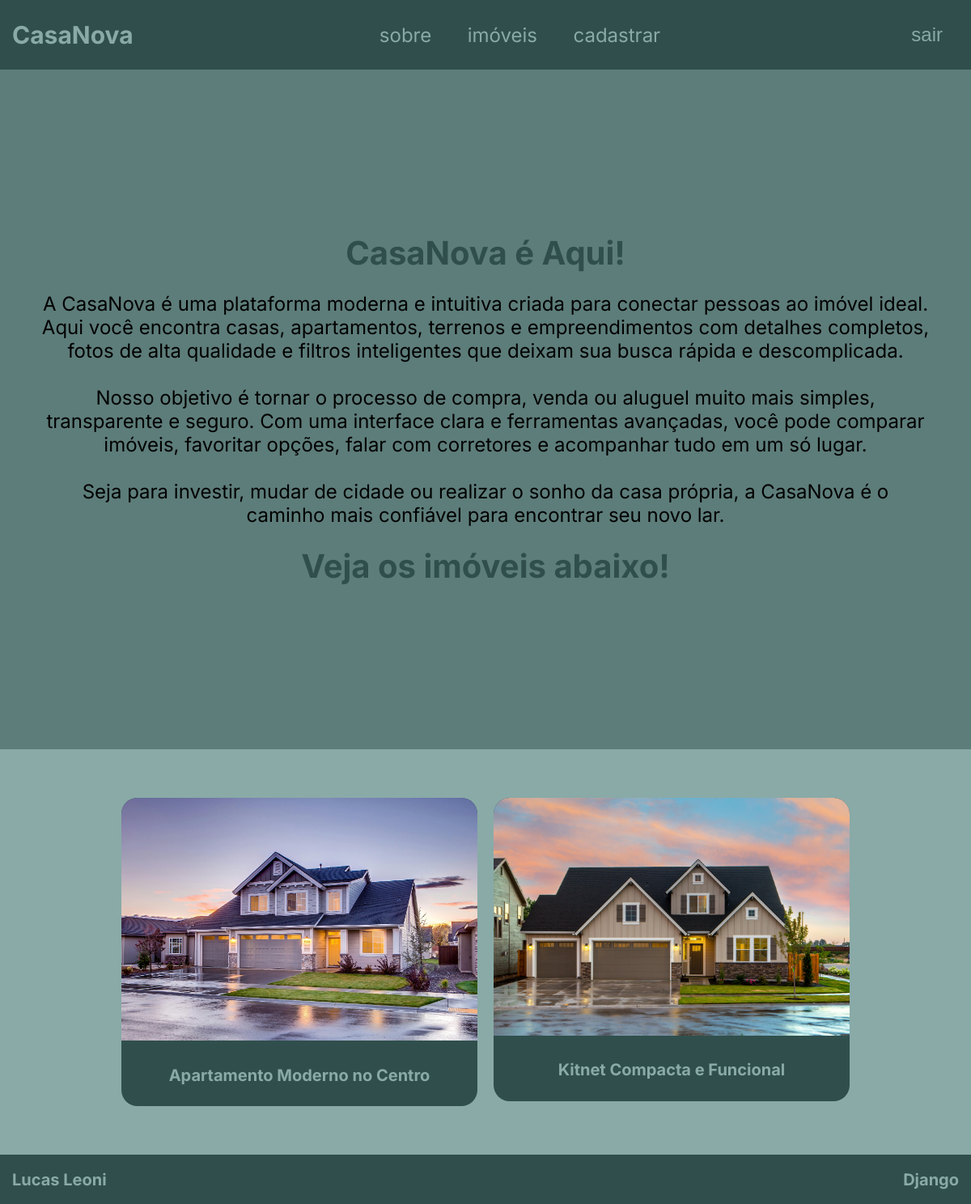
Page / (signed in) on the earlier database version.
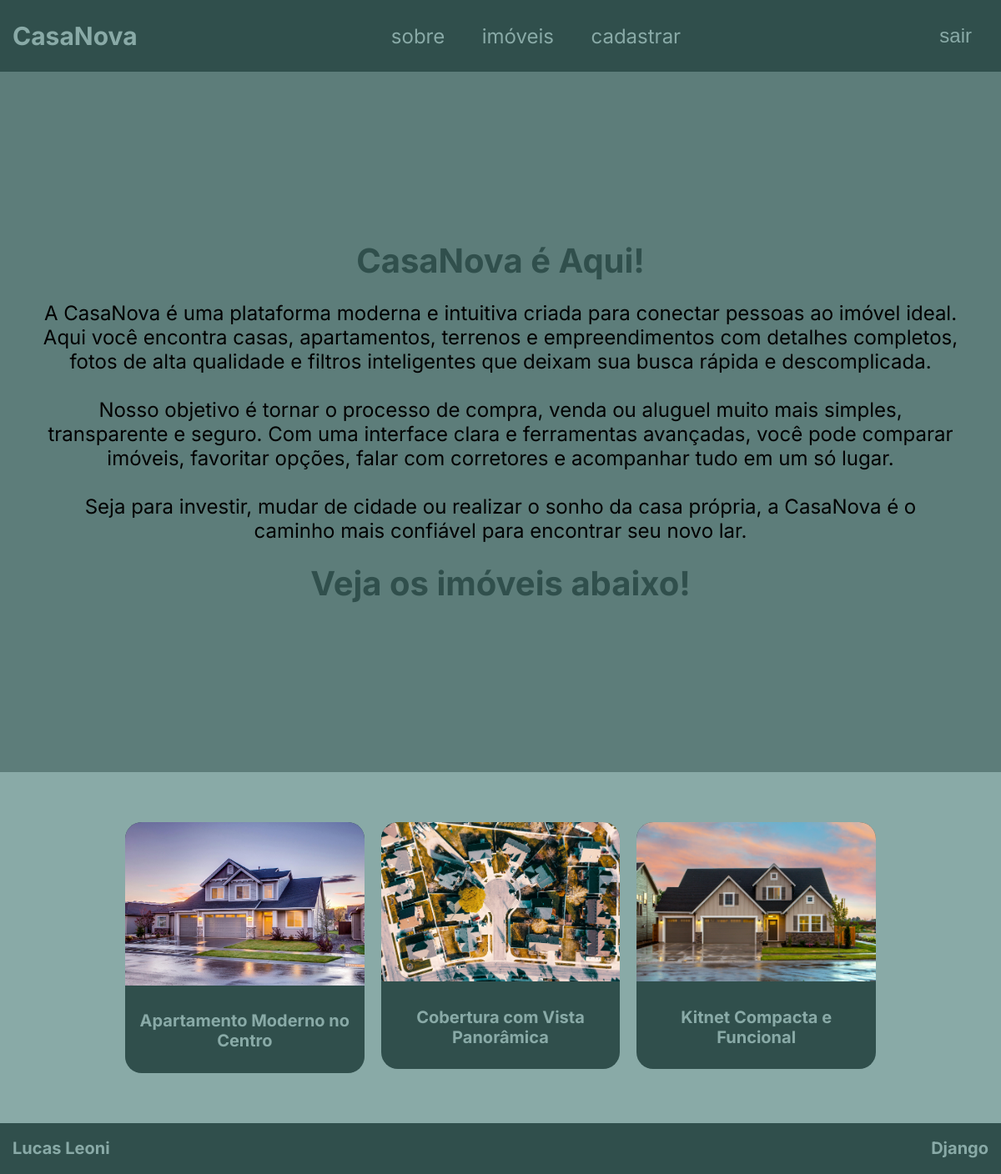
Same page on the later database version.
### imobiliaria/models.py (models this page shows, shortened)
class Imovel(models.Model):
    titulo = models.CharField(max_length=150)
    descricao = models.TextField()
    preco = models.DecimalField(max_digits=10, decimal_places=2)
    foto_principal = models.ImageField(upload_to='imobiliaria/media/')
    disponivel = models.BooleanField(default=True)
    corretor = models.ForeignKey(Corretor, on_delete=models.CASCADE)
    criado_por = models.ForeignKey(User, on_delete=models.SET_NULL, null=True)

### imobiliaria/views.py (the view)
# urls.py: path('', ImovelList.as_view(), name="imovel-list"),
class ImovelList(ListView):
    model = Imovel
    template_name = 'pages/list-imoveis.html'
    context_object_name = "imoveis"

### imobiliaria/templates/pages/list-imoveis.html
{% extends 'base/base.html' %}
{% block content %}
    <section class="about" id="about">
    <div class="about-container">
        <h1>CasaNova é Aqui!</h1>
        <p>
        A CasaNova é uma plataforma moderna e intuitiva criada para conectar
        pessoas ao imóvel ideal. Aqui você encontra casas, apartamentos, terrenos
        e empreendimentos com detalhes completos, fotos de alta qualidade e
        filtros inteligentes que deixam sua busca rápida e descomplicada.
        <br />
        <br />
        Nosso objetivo é tornar o processo de compra, venda ou aluguel muito mais
        simples, transparente e seguro. Com uma interface clara e ferramentas
        avançadas, você pode comparar imóveis, favoritar opções, falar com
        corretores e acompanhar tudo em um só lugar.
        <br />
        <br />
        Seja para investir, mudar de cidade ou realizar o sonho da casa própria, a
        CasaNova é o caminho mais confiável para encontrar seu novo lar.
        </p>
        <h1>Veja os imóveis abaixo!</h1>
    </div>
    </section>
    {% if user.is_authenticated %}
    <section class="imovel" id="imovel">
    <div class="imovel-container">
        <div class="imovel-grid">
        {% for imovel in imoveis %}
            {% if imovel.disponivel == True and imovel.preco < 500000 %}
                {% include 'partials/imovel.html' %}
            {% endif %}
        {% endfor %}
        </div>
    </div>
    </section>
    {% endif %}
{% endblock content %}

### imobiliaria/templates/partials/imovel.html
<a href="{% url 'imobiliaria:imovel-detail' imovel.id %}" style="text-decoration: none">
  <div class="imovel-card">
    <img src="{{ imovel.foto_principal.url }}" />
    <h1>{{ imovel.titulo }}</h1>
  </div>
</a>

Differences in the rows shown:
now on this page (row edited): Imovel: foto_principal (picture), titulo "Cobertura com Vista Panorâmica"
